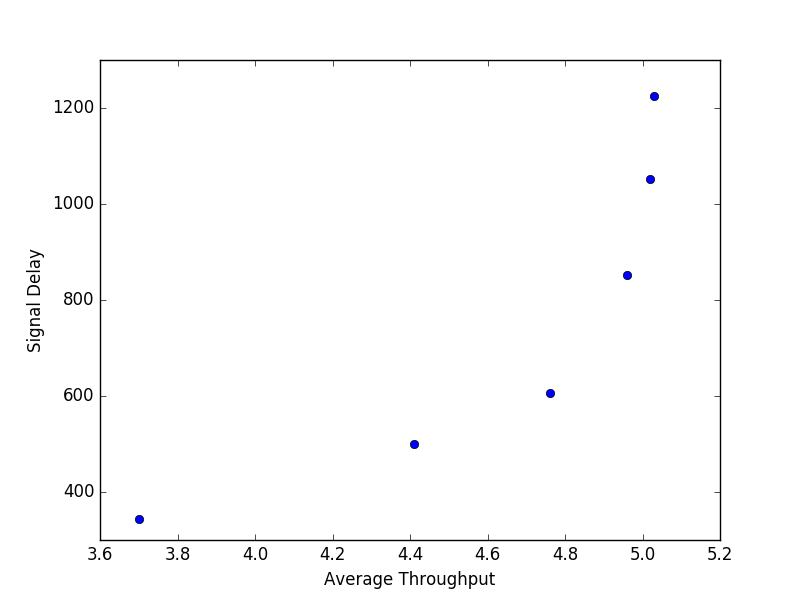

Write the Python code that produced this figure.
import numpy as np
import matplotlib.pyplot as plt

data = np.loadtxt('warmupA.dat', skiprows=1)
plt.plot(data[:,1], data[:,2], 'o')
plt.xlabel('Average Throughput')
plt.ylabel('Signal Delay')
plt.show()

scores = np.log(data[:,1] / data[:,2])
print 'Best window size:', int(data[np.argmax(scores),0])
